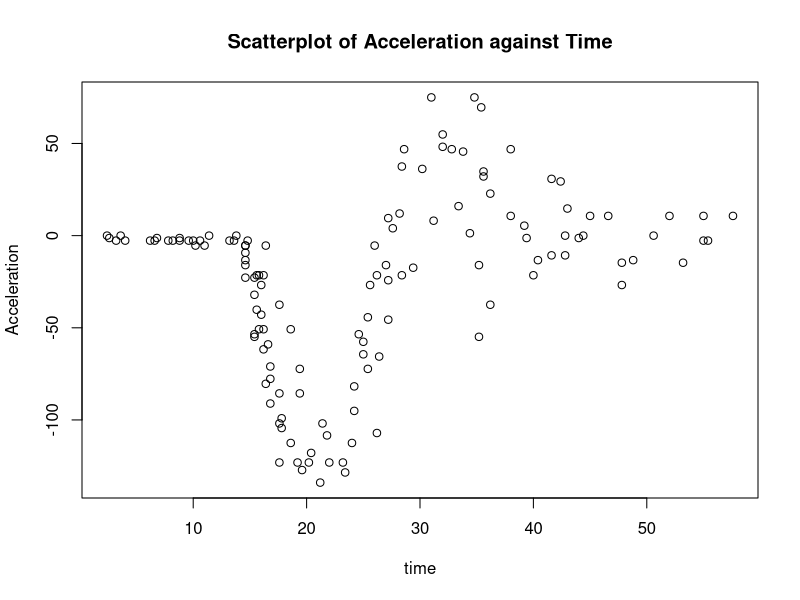
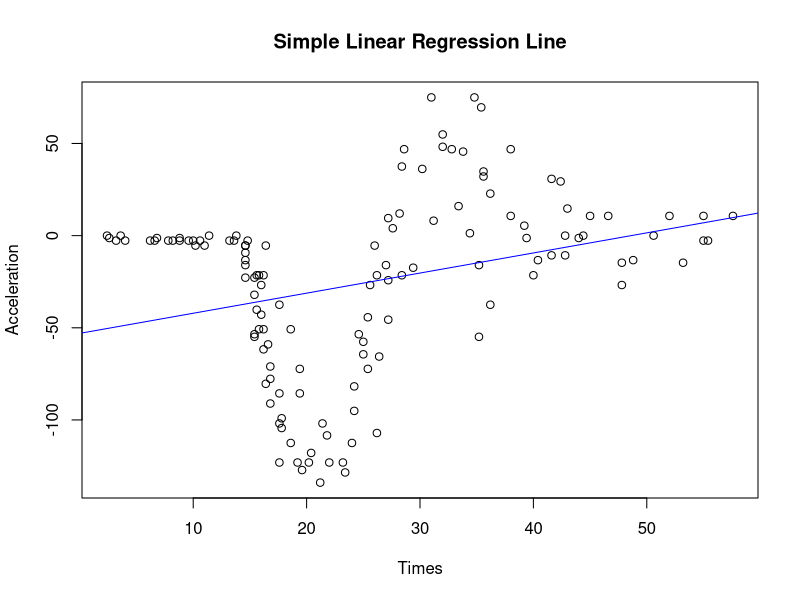
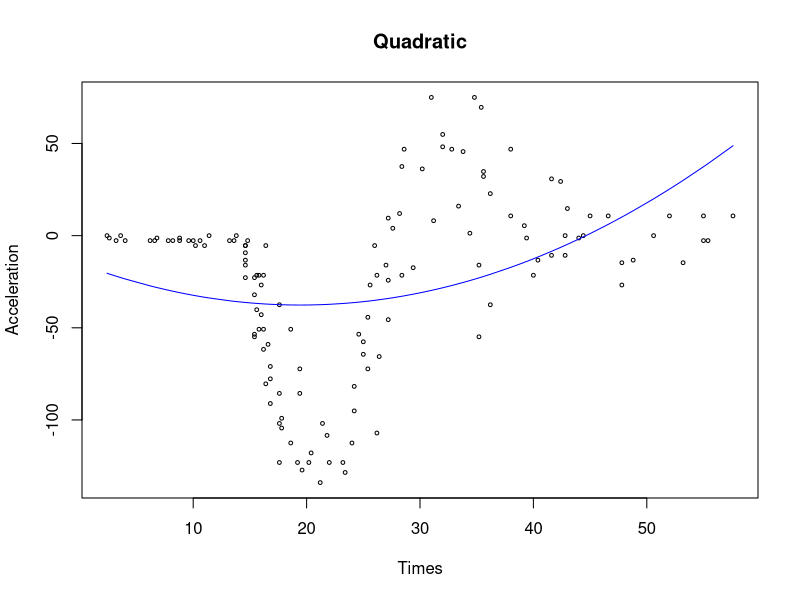
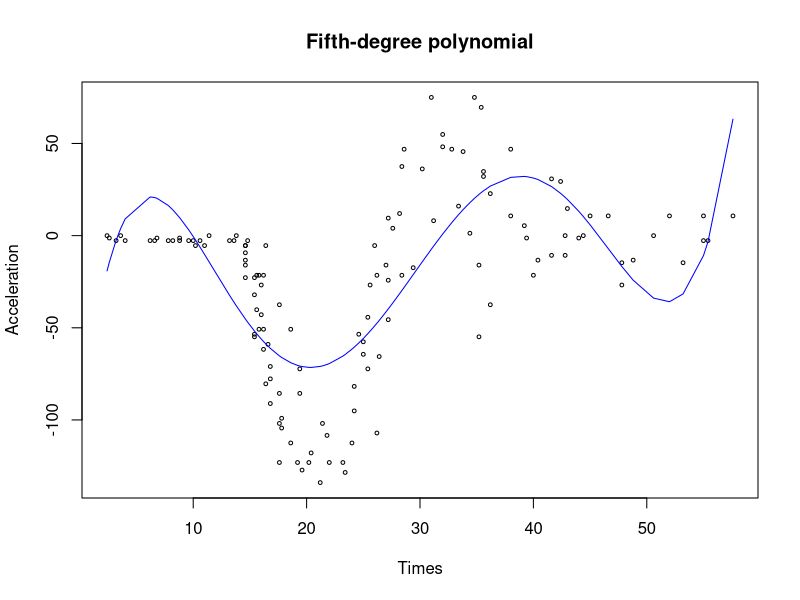
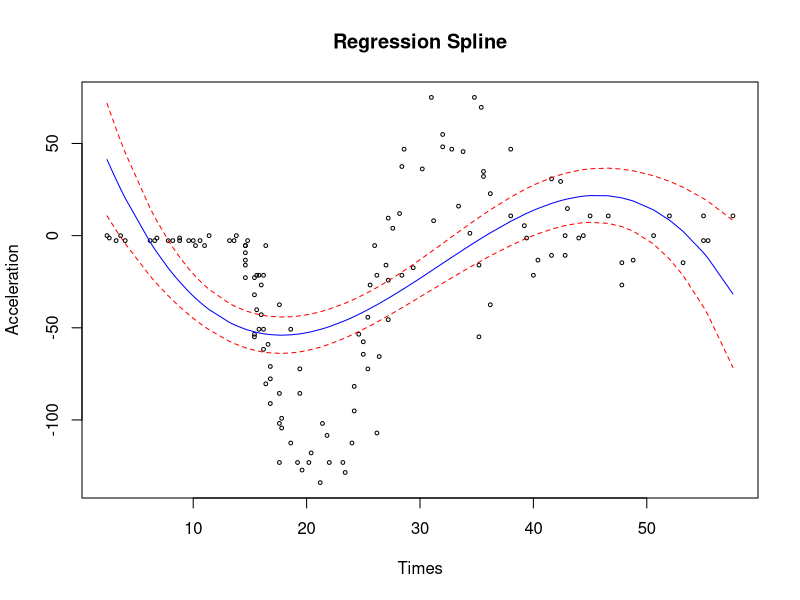
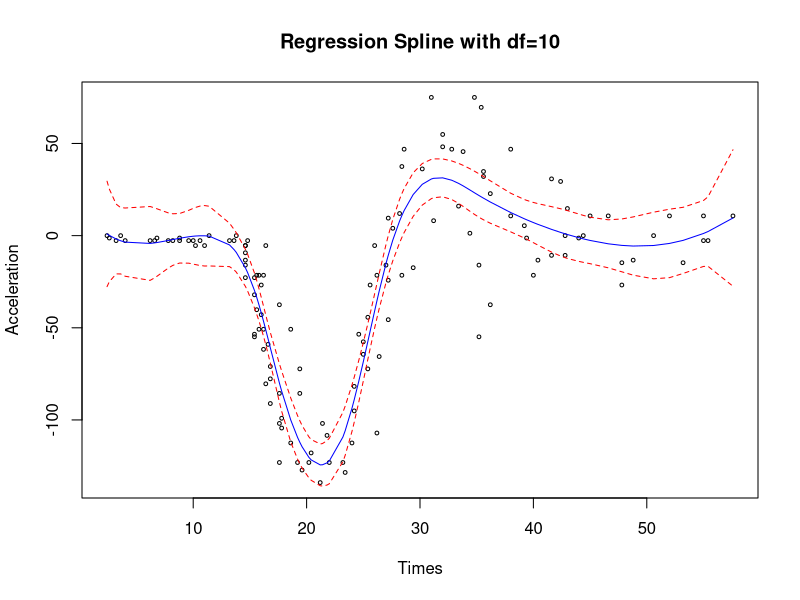
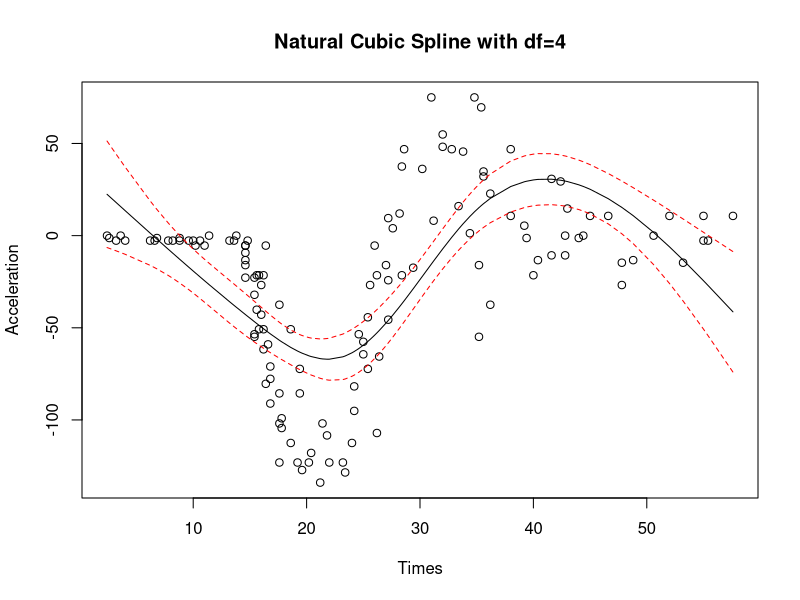
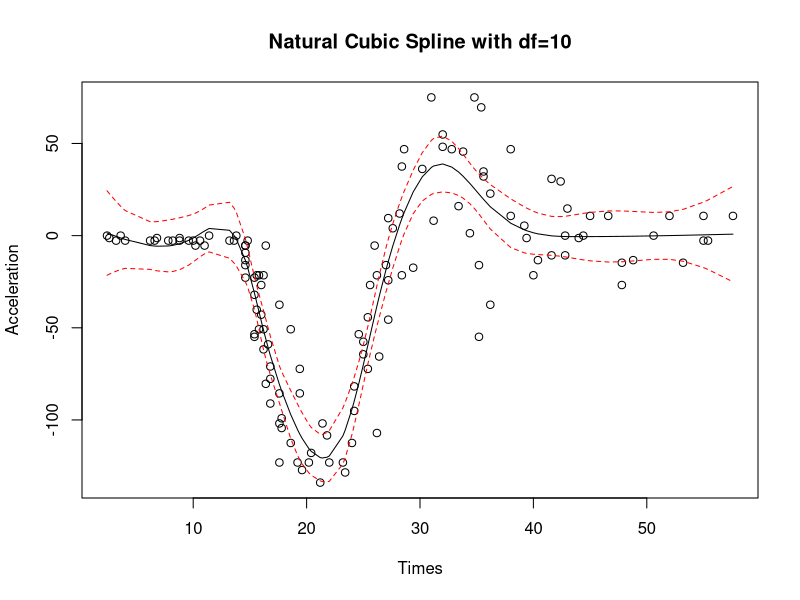

Reproduce these figures in R, in order.
## ---- chunk 1
library(MASS)
data('mcycle')
str(mcycle)
summary(mcycle)
## ---- chunk 2
# Rename the variables for ease of usage
Y <- mcycle$accel
X <- mcycle$times

#Scatterplot
plot(Y~X, xlab="time",ylab="Acceleration", main="Scatterplot of Acceleration against Time")
## ---- chunk 3
lm_mod <- lm(Y~X, data= mcycle)
summary(lm_mod)
## ---- chunk 4
plot(X, Y, xlab="Times", ylab="Acceleration", main="Simple Linear Regression Line")
abline(lm_mod, col="blue", lwd = 1)
## ---- chunk 5
quad_mod <- lm(Y~X+I(X^2), data=mcycle) 
summary(quad_mod)
## ---- chunk 6
plot(X ,Y ,xlab="Times", main = "Quadratic",ylab="Acceleration",cex=.5)
lines(X,quad_mod$fitted.values, col="blue", lwd = 1)
## ---- chunk 7
anova(lm_mod,quad_mod)
## ---- chunk 8
poly_mod <- lm(Y~poly(X,5,raw=T),data=mcycle) 
summary(poly_mod)
## ---- chunk 9
#poly_mod_summary <- summary(poly_mod)
#(poly_mod_summary$sigma)^2 
#poly_mod_summary$r.squared
#poly_mod_summary$adj.r.squared
#AIC(poly_mod)
#BIC(poly_mod)
## ---- chunk 10
plot(X ,Y ,xlab="Times", main = "Fifth-degree polynomial",ylab="Acceleration",cex=.5)
lines(X,poly_mod$fitted.values, col="blue", lwd = 1)
## ---- chunk 11
library (splines)
reg_sp <- lm(Y~bs(X),data=mcycle)
summary(reg_sp)
## ---- chunk 12
plot(X ,Y ,xlab="Times", main = "Regression Spline",ylab="Acceleration",cex=.5)
lines(X,reg_sp$fitted.values, col="blue", lwd = 1)

conf_interval <- predict(reg_sp, interval="confidence",
                         level = 0.95)
lines(X, conf_interval[,2], col="red", lty=2)
lines(X, conf_interval[,3], col="red", lty=2)
## ---- chunk 13
#fit_sp=lm(Y~bs(X,knots=c(15.6,23.4,34.8)),data=mcycle) 
#summary(fit_sp)
#AIC(fit_sp)
## ---- chunk 14
reg_sp2=lm(Y~bs(X,df=10),data=mcycle) 

plot(X ,Y ,xlab="Times", main = "Regression Spline with df=10",ylab="Acceleration",cex=.5)
lines(X,reg_sp2$fitted.values, col="blue", lwd = 1)

conf_interval <- predict(reg_sp2, interval="confidence",
                         level = 0.95)
lines(X, conf_interval[,2], col="red", lty=2)
lines(X, conf_interval[,3], col="red", lty=2)
## ---- chunk 15
#First: Natural Spline- pre-specified degree of freedom=4
fit2=lm(Y~ns(X,df=4),data=mcycle) 
plot(X ,Y,main= "Natural Cubic Spline with df=4", xlab="Times", ylab="Acceleration") 
lines(X, fit2$fitted.values)

conf_interval <- predict(fit2, interval="confidence",
                         level = 0.95)
lines(X, conf_interval[,2], col="red", lty=2)
lines(X, conf_interval[,3], col="red", lty=2)
## ---- chunk 16
fit2c=lm(Y~ns(X,df=10),data=mcycle) 

plot(X ,Y , main= "Natural Cubic Spline with df=10", xlab="Times", ylab="Acceleration") 
lines(X, fit2c$fitted.values)

conf_interval <- predict(fit2c, interval="confidence",
                         level = 0.95)
lines(X, conf_interval[,2], col="red", lty=2)
lines(X, conf_interval[,3], col="red", lty=2)
## ---- chunk 17
fit2d=lm(Y~ns(X,df=20),data=mcycle) 

plot(X ,Y, main= "Natural Cubic Spline with df=20", xlab="Times", ylab="Acceleration") 
lines(X, fit2d$fitted.values)

conf_interval <- predict(fit2d, interval="confidence",
                         level = 0.95)
lines(X, conf_interval[,2], col="red", lty=2)
lines(X, conf_interval[,3], col="red", lty=2)
